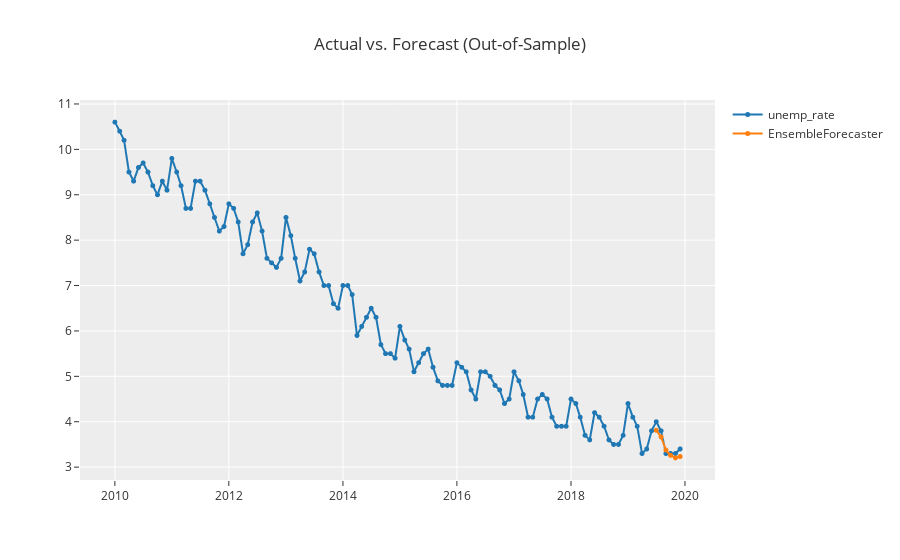

Notebook code cell kept with this figure:
### Code cell
exp.plot_model(estimator=blended_model)
